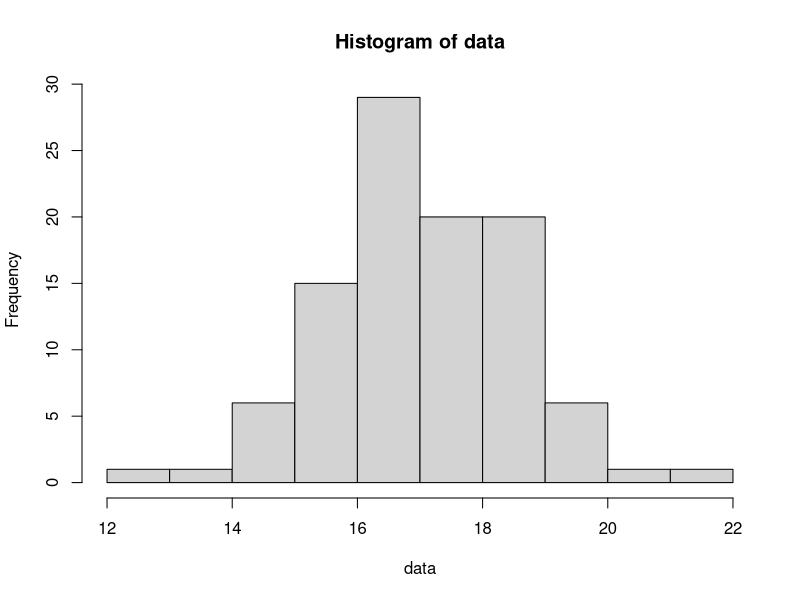

Recreate this plot in R. (Note: this script raises an error after producing the figure.)
data=c(15.98247,16.47688,17.2935,19.29195,15.62418,19.17946,19.83762,17.66685,17.52842,14.2797,15.65064,15.46015,17.78624,16.52783,18.20742,16.9908,17.93268,21.80852,16.5106,18.25084,19.66132,15.68794,17.6264,15.05916,15.99123,16.53632,12.70026,16.52058,18.89823,16.33826,16.92829,17.40366,16.97416,15.52522,18.56712,17.70126,18.35067,14.88808,17.96294,16.6413,18.52277,17.60614,18.28284,17.21295,17.11902,18.32105,13.26564,16.90886,18.00639,17.81292,16.91042,18.82537,16.75111,15.87344,14.4237,14.79683,16.22904,17.07457,17.67224,16.62292,19.34927,16.12205,16.8359,16.30263,17.62287,15.9437,16.91413,18.1876,14.61401,18.94885,16.33257,18.65407,16.36635,16.30884,16.90533,19.1134,18.85181,16.55264,18.25012,20.19427,16.73713,17.90763,16.59451,16.27072,18.13678,15.63045,17.90084,15.0235,15.87718,15.21189,15.84529,14.22941,17.58531,18.95757,18.25935,18.36956,16.82062,16.63638,18.45567,17.42606)
hist(data, breaks = 10)
summary(data)

x=data
for ( i in 1:100){ 
  n_r ( x, 0.00001 , i)}


mle_nr=function(xvec,stop_crit){
  init=median(xvec)-1;
  n=length(xvec);
  nn = 0
  mu_seq = NULL
  mu_current=init;
  ####compute first derivative of log-likelihood #####
  first_d=n-2*sum(exp(-xvec+mu_current)/(1+exp(-xvec+mu_current)));
  ### Continue algorithm until the first derivative ###
  ### of the log-likelihood is within stop criterion ##
  while(abs(first_d)>stop_crit){
    ####compute second derivative of log-likelihood #####
    nn = nn+1
    sRate= 0.001
    mu_current=-2*sum(exp(-xvec+mu_current)/(1+exp(-xvec+mu_current))^2);
    #### Newton-Raphson’s  update of estimate of mu ####
    mu_new=mu_current- sRate * (first_d/mu_current)
    mu_seq = c(mu_seq, mu_new)
    mu_current = mu_new
    # Compute first derivative of log likelihood
    first_d=n-2*sum(exp(-xvec+mu_current)/(1+exp(-xvec+mu_current)));
  }
  return(list(mu_hat=mu_current, iterations =nn, sequence = mu_seq))
  #print(nn)
}
a=mle_nr(x, 0.0001)
a
mle_nr=function(xvec,toler){
  startvalue=median(xvec);
  n=length(xvec);
  mu_curr=startvalue;
  nn=0
  mu_seq = NULL
  ####compute first derivative of log-likelihood #####
  first_derivll=n-2*sum(exp(-xvec+mu_curr)/(1+exp(-xvec+mu_curr)));
  ### Continue algorithm until the first derivative ###
  ### of the log-likelihood is within stop criterion ##
  while(abs(first_derivll)>toler){
    ####compute second derivative of log-likelihood #####
    second_derivll=-2*sum(exp(-xvec+mu_curr)/(1+exp(-xvec+mu_curr))^2);
    #### Newton-Raphson’s  update of estimate of mu ####
    mu_new=mu_curr-first_derivll/second_derivll;
    mu_seq = c(mu_seq, mu_new);
    mu_curr=mu_new;
    ####compute first derivative of log-likelihood #####
    first_derivll=n-2*sum(exp(-xvec+mu_curr)/(1+exp(-xvec+mu_curr)));
    nn=nn+1
  }
  return (list(thetahat=mu_curr, iterations =nn ,sequence = mu_seq))
}
mle_nr(x,00.0000000001)
